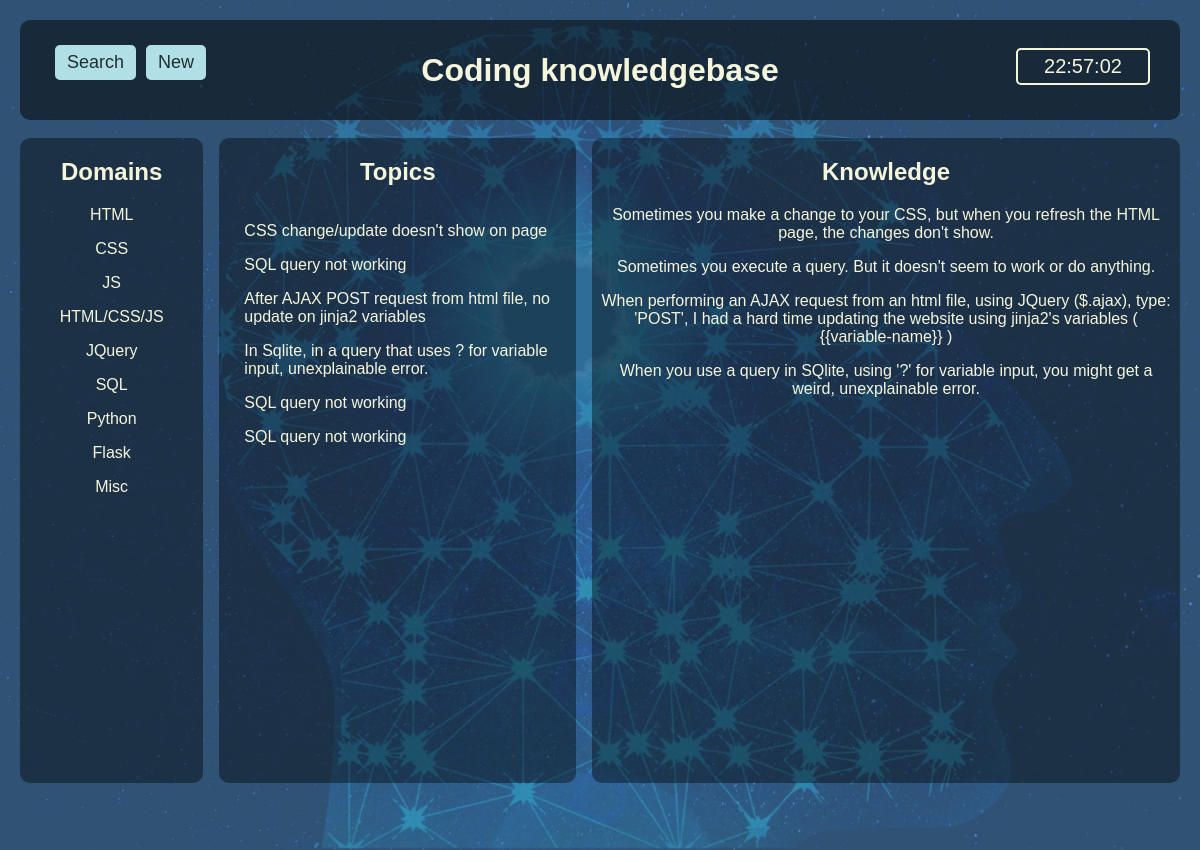
The page /dump on the database as committed earlier.
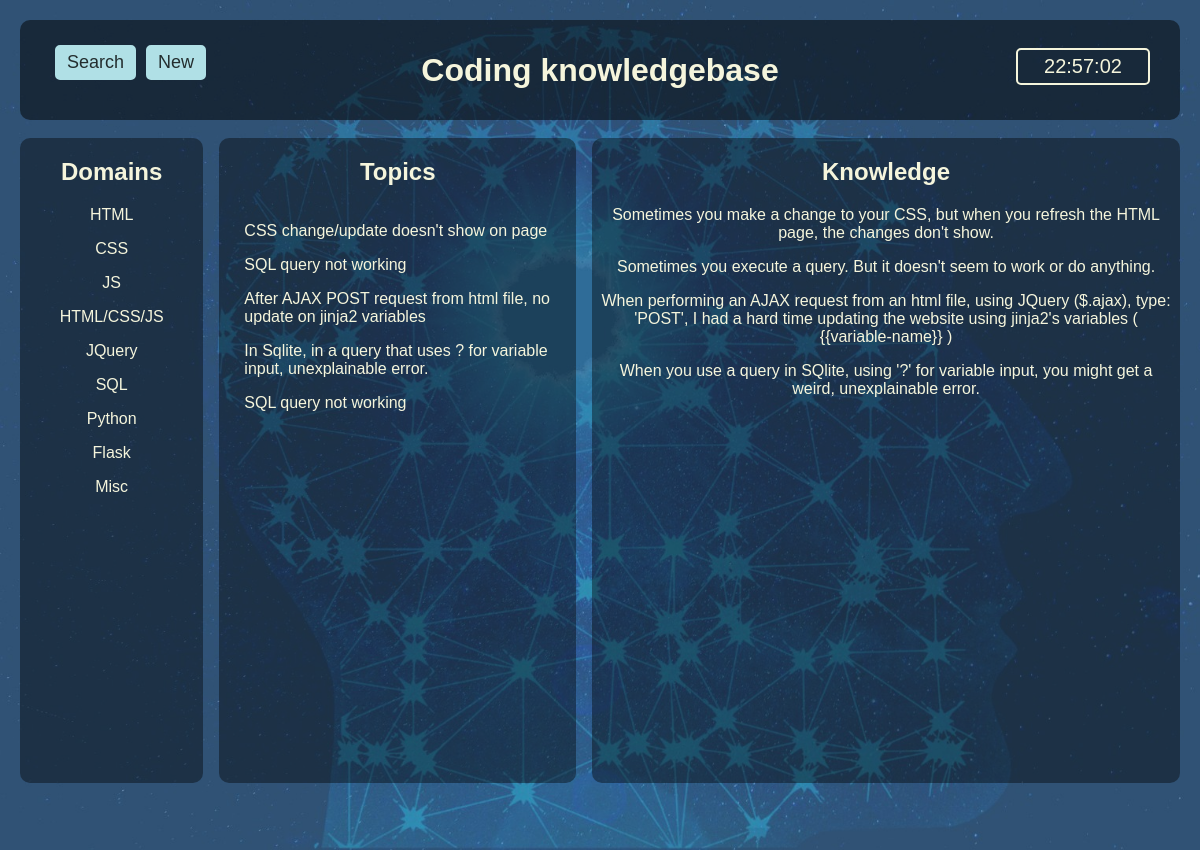
The same page on the database as committed later.
### tables this page shows
CREATE TABLE domains (
                                        domain_id integer PRIMARY KEY,
                                        name text NOT NULL                                    
                                    );

CREATE TABLE topics (
                                        topic_id integer PRIMARY KEY,
                                        name text NOT NULL,
                                        domain int,
                                        foreign key(domain) references domains(domain_id)
                                    );

CREATE TABLE knowledge (
                                        know_id integer PRIMARY KEY,
                                        domain int,
                                        topic int,
                                        problem text NOT NUll,
                                        solution text NOT NULL,
                                        foreign key(domain) references domains(domain_id),
                                        foreign key(domain) references domains(domain_id)
                                    );

### flask_app.py (the view)
@app.route('/dump',methods=['GET','POST'])
def dump():
    domain_list = []
    domain_list = get_domains()
    topic_list = []
    topic_list = get_topics()
    knowledge_list = []
    knowledge_list = get_knowledge_all()#
    if request.method == "POST":
        print("todo")
    return render_template('dump.html', domain_list=domain_list, topic_list=topic_list, knowledge_list=knowledge_list)

### db.py (called while the page is built)
def connect_to_db(db_file):
    conn = None
    try:
        conn = sqlite3.connect(db_file)
        print("** Connection established")
        return conn
    except Error as e:
        print(e)
    return conn

def get_domains():
    database = "knowledge.db"
    conn = connect_to_db(database)
    c = conn.cursor()
    query = '''select name from domains'''
    c.execute(query)
    data = c.fetchall()
    output = []
    for d in data:
        output.append(d[0])
    return output

def get_topics():
    database = "knowledge.db"
    conn = connect_to_db(database)
    c = conn.cursor()
    query = '''select name, domain from topics'''
    c.execute(query)
    data = c.fetchall()
    output = []
    for d in data:
        output.append(d[0])
    return output

### templates/dump.html (shortened to what this page needs)
<!DOCTYPE html>
<html lang="en">
<head>
    <link rel="stylesheet" href="/static/style.css">
</head>
<body onload="startTime()">
    <div class="container">
        <div class="top">
            <div class="top-menu">
                <a href="/"><button class="top_btn">Search</button></a>
                <a href="/new"><button class="top_btn">New</button></a>
            </div>
            <h1>Coding knowledgebase</h1>
            <div id="clock"></div>
        </div>
        <div class="main">
            <div id="index1">
                <h2>Domains</h2>
                {% for domain in domain_list %}
                    <p>{{domain}}</p>
                {% endfor %}
            </div>
            <div id="index2">
                <h2>Topics</h2>
                <div class="topic_list">
                    {% for topic in topic_list %}
                        <p>{{topic}}</p>
                    {% endfor %}
                </div>
            </div>
            <div id="knowledge">
                <h2>Knowledge</h2>
                <div class="knowledge_list">
                    {% for k in knowledge_list %}
                        <p>{{k}}</p>
                    {% endfor %}
                </div>
            </div>
        </div>
    </div>
</body>
</html>

Rows that differ between the two databases and show on the page:
removed topics: name "SQL query not working"
